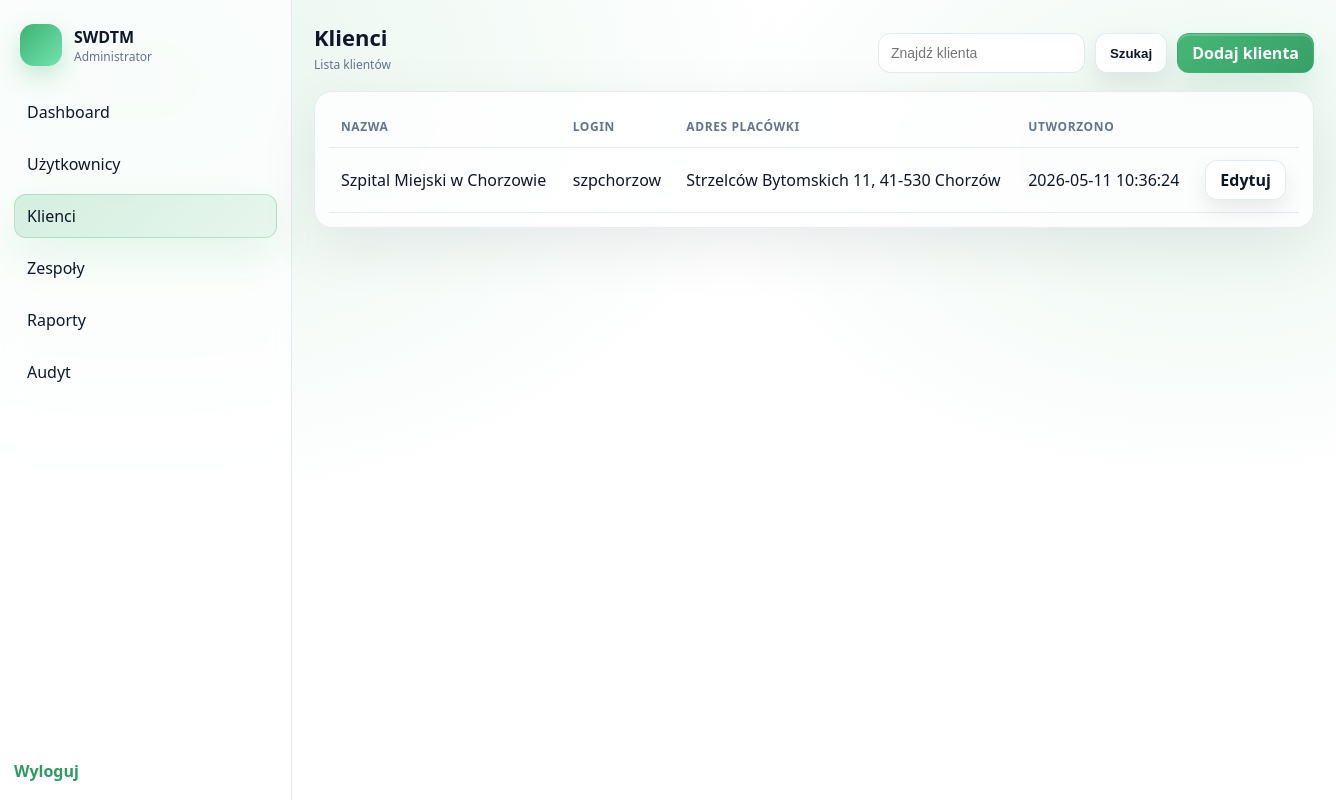
Page /SWDTM/public/admin/clients.php (signed in) on the committed database.
### tables this page shows
CREATE TABLE `clients` (
  `id` int(10) UNSIGNED NOT NULL,
  `client_name` varchar(120) NOT NULL,
  `username` varchar(50) NOT NULL,
  `password_hash` varchar(255) NOT NULL,
  `facility_address` varchar(255) NOT NULL,
  `facility_city` varchar(120) DEFAULT NULL,
  `facility_postcode` varchar(32) DEFAULT NULL,
  `facility_street` varchar(160) DEFAULT NULL,
  `facility_number` varchar(32) DEFAULT NULL,
  `facility_flat` varchar(32) DEFAULT NULL,
  `facility_lat` decimal(10,7) DEFAULT NULL,
  `facility_lon` decimal(10,7) DEFAULT NULL,
  `facility_display` varchar(255) DEFAULT NULL,
  `created_at` datetime NOT NULL DEFAULT current_timestamp(),
  `updated_at` datetime NOT NULL DEFAULT current_timestamp() ON UPDATE current_timestamp()
);

### SWDTM/src/auth.php (called while the page is built, shortened)
<?php
function base_path(): string
{
    $host = $_SERVER['HTTP_X_FORWARDED_HOST'] ?? ($_SERVER['HTTP_HOST'] ?? '');
    $host = is_string($host) ? $host : '';
    $script = $_SERVER['SCRIPT_NAME'] ?? '';
    $script = is_string($script) ? $script : '';
    $uri = $_SERVER['REQUEST_URI'] ?? '';
    $uri = is_string($uri) ? $uri : '';
    $pos = strpos($script, '/public/');
    if ($pos !== false) {
        return substr($script, 0, $pos) . '/public';
    }
    return '';
}
function url(string $path): string
{
    return base_path() . $path;
}

### SWDTM/public/admin/clients.php (the view, shortened to what this page needs)
<?php
require __DIR__ . '/../../src/auth.php';
$pdo = db();
$q = $_GET['q'] ?? '';
$q = is_string($q) ? trim($q) : '';
$params = [];
$sql = 'SELECT id, client_name, username, facility_address, created_at FROM clients';
$sql .= ' ORDER BY id DESC';
$flashMessage = '';
$clients = [];
try {
    $stmt = $pdo->prepare($sql);
    $stmt->execute($params);
    $clients = $stmt->fetchAll();
} catch (Throwable $e) {
    $clients = [];
    if ($flashMessage === '') {
        $flashMessage = 'Brak tabeli klientów w bazie (clients). Dodaj tabelę i odśwież.';
        $flashType = 'alert';
    }
}
?><!doctype html>
<html lang="pl">
<head>
    <link rel="stylesheet" href="<?= htmlspecialchars(url('/assets/app.css'), ENT_QUOTES, 'UTF-8') ?>">
</head>
<body>
    <div class="app">
        <aside class="sidebar">
            <div class="sidebar-header">
                <div class="brand-mark"></div>
                <div>
                    <div class="sidebar-title">SWDTM</div>
                    <div class="sidebar-subtitle">Administrator</div>
                </div>
            </div>
            <nav class="nav">
                <a class="nav-item" href="<?= htmlspecialchars(url('/admin'), ENT_QUOTES, 'UTF-8') ?>">Dashboard</a>
                <a class="nav-item" href="<?= htmlspecialchars(url('/admin/users'), ENT_QUOTES, 'UTF-8') ?>">Użytkownicy</a>
                <a class="nav-item is-active" href="<?= htmlspecialchars(url('/admin/clients'), ENT_QUOTES, 'UTF-8') ?>">Klienci</a>
                <a class="nav-item" href="<?= htmlspecialchars(url('/admin/teams'), ENT_QUOTES, 'UTF-8') ?>">Zespoły</a>
                <a class="nav-item" href="<?= htmlspecialchars(url('/admin/reports'), ENT_QUOTES, 'UTF-8') ?>">Raporty</a>
                <a class="nav-item" href="<?= htmlspecialchars(url('/admin/audit'), ENT_QUOTES, 'UTF-8') ?>">Audyt</a>
            </nav>
            <div class="sidebar-footer">
                <a class="link" href="<?= htmlspecialchars(url('/logout'), ENT_QUOTES, 'UTF-8') ?>">Wyloguj</a>
            </div>
        </aside>
        <main class="main">
            <header class="topbar">
                <div>
                    <div class="page-title">Klienci</div>
                    <div class="page-subtitle">Lista klientów</div>
                </div>
                <div class="topbar-actions">
                    <form method="get" action="<?= htmlspecialchars(url('/admin/clients'), ENT_QUOTES, 'UTF-8') ?>" data-autosubmit data-debounce="300" autocomplete="off" style="display:flex;gap:10px;flex-wrap:wrap;justify-content:flex-end">
                        <input class="input" type="text" name="q" placeholder="Znajdź klienta" value="<?= htmlspecialchars($q, ENT_QUOTES, 'UTF-8') ?>">
                        <button class="btn-secondary" type="submit">Szukaj</button>
                    </form>
                    <a class="btn-primary" href="<?= htmlspecialchars(url('/admin/clients/create'), ENT_QUOTES, 'UTF-8') ?>">Dodaj klienta</a>
                </div>
            </header>
            <div class="panel">
                <div class="panel-body" style="overflow:auto">
                    <table class="table">
                        <thead>
                            <tr>
                                <th>Nazwa</th>
                                <th>Login</th>
                                <th>Adres placówki</th>
                                <th>Utworzono</th>
                                <th></th>
                            </tr>
                        </thead>
                        <tbody>
                            <?php foreach ($clients as $c): ?>
                                <tr>
                                    <td><?= htmlspecialchars((string)($c['client_name'] ?? ''), ENT_QUOTES, 'UTF-8') ?></td>
                                    <td><?= htmlspecialchars((string)$c['username'], ENT_QUOTES, 'UTF-8') ?></td>
                                    <td><?= htmlspecialchars((string)($c['facility_address'] ?? ''), ENT_QUOTES, 'UTF-8') ?></td>
                                    <td><?= htmlspecialchars((string)($c['created_at'] ?? '---'), ENT_QUOTES, 'UTF-8') ?></td>
                                    <td><a class="btn-secondary" href="<?= htmlspecialchars(url('/admin/clients/edit?id=' . (int)$c['id']), ENT_QUOTES, 'UTF-8') ?>">Edytuj</a></td>
                                </tr>
                            <?php endforeach; ?>
                        </tbody>
                    </table>
                </div>
            </div>
        </main>
    </div>
</body>
</html>

### SWDTM/public/assets/app.css (style rules this page uses)
:root { --bg:#ffffff; --text:#0f172a; --muted:#64748b; --line:#e2e8f0; --accent:#3CB371; --accent-2:#2e9b5f; --shadow:0 20px 60px rgba(2,6,23,.12); --shadow-sm:0 10px 28px rgba(2,6,23,.10); --shadow-xs:0 6px 18px rgba(2,6,23,.08); --shadow-lg:0 28px 80px rgba(2,6,23,.14); --surface:rgba(255,255,255,.82); --radius:16px; }
* { box-sizing:border-box }
html { height:100% }
body { min-height:100vh;min-height:100svh;min-height:100dvh;overflow-y:auto }
body { margin:0; font-family: ui-sans-serif, system-ui, -apple-system, Segoe UI, Roboto, Arial, "Noto Sans", "Liberation Sans", sans-serif; color:var(--text); background: radial-gradient(1200px 800px at 10% 10%, rgba(60,179,113,.12), transparent 55%), radial-gradient(900px 600px at 90% 20%, rgba(60,179,113,.10), transparent 55%), var(--bg); }
.brand-mark { width:42px;height:42px;border-radius:14px;background:linear-gradient(135deg,var(--accent),#72e3b0);box-shadow:0 10px 24px rgba(60,179,113,.28) }
.input { height:44px; border-radius:12px; border:1px solid var(--line); padding:0 12px; font-size:14px; outline:none; background:#fff; }
.btn-primary,.btn-secondary,.btn-danger { display:inline-flex;align-items:center;justify-content:center;gap:8px;height:40px;padding:0 14px;border-radius:12px;text-decoration:none;font-weight:750;cursor:pointer;user-select:none;transition: transform .12s ease, box-shadow .12s ease, filter .12s ease, background .12s ease, border-color .12s ease }
.btn-primary { border:1px solid rgba(60,179,113,.30);color:#fff;background:linear-gradient(135deg,rgba(60,179,113,.95),rgba(46,155,95,.95));box-shadow:0 14px 30px rgba(60,179,113,.14), 0 2px 0 rgba(255,255,255,.18) inset }
.btn-secondary { border:1px solid rgba(226,232,240,.95);background:rgba(255,255,255,.90);color:var(--text);box-shadow:0 10px 22px rgba(2,6,23,.08) }
.app { min-height:100vh;min-height:100svh;min-height:100dvh;display:grid;grid-template-columns:292px 1fr }
.sidebar { background:rgba(255,255,255,.70); border-right:1px solid rgba(226,232,240,.90); backdrop-filter: blur(14px); padding:18px 14px; display:flex; flex-direction:column; gap:16px; }
.sidebar-header { display:flex;align-items:center;gap:12px;padding:6px 6px 0 }
.sidebar-title { font-weight:900 }
.sidebar-subtitle { font-size:12px;color:var(--muted) }
.nav { display:grid;gap:8px;margin-top:8px }
.nav-item { text-decoration:none; color:var(--text); padding:10px 12px; border-radius:12px; border:1px solid rgba(226,232,240,.0); background:rgba(255,255,255,.0); transition: background .12s ease, border-color .12s ease, box-shadow .12s ease, transform .12s ease; }
.nav-item.is-active { background:linear-gradient(135deg, rgba(60,179,113,.20), rgba(60,179,113,.10));border-color:rgba(60,179,113,.28);box-shadow:0 18px 40px rgba(60,179,113,.12) }
.sidebar-footer { margin-top:auto;display:grid;gap:10px }
.link { color:var(--accent-2);text-decoration:none;font-weight:700 }
.main { padding:22px }
.topbar { display:flex;justify-content:space-between;align-items:flex-end;margin-bottom:18px }
.topbar-actions { display:flex;align-items:flex-end;gap:10px;flex-wrap:wrap;justify-content:flex-end }
.topbar-actions .input { height:40px }
.page-title { font-size:22px;font-weight:900 }
.page-subtitle { font-size:12px;color:var(--muted);margin-top:4px }
.panel { border:1px solid rgba(226,232,240,.85);border-radius:18px;background:rgba(255,255,255,.78);backdrop-filter: blur(12px);box-shadow:0 18px 60px rgba(2,6,23,.08) }
.panel-body { padding:14px }
.table { width:100%;border-collapse:separate;border-spacing:0 }
.table th,.table td { padding:12px 12px;border-bottom:1px solid rgba(226,232,240,.85);text-align:left;white-space:nowrap }
.table th { font-size:12px;color:var(--muted);text-transform:uppercase;letter-spacing:.6px }

### rows in the picture
clients: client_name "Szpital Miejski w Chorzowie", username "szpchorzow", facility_address "Strzelców Bytomskich 11, 41-530 Chorzów", created_at "2026-05-11 10:36:24"
